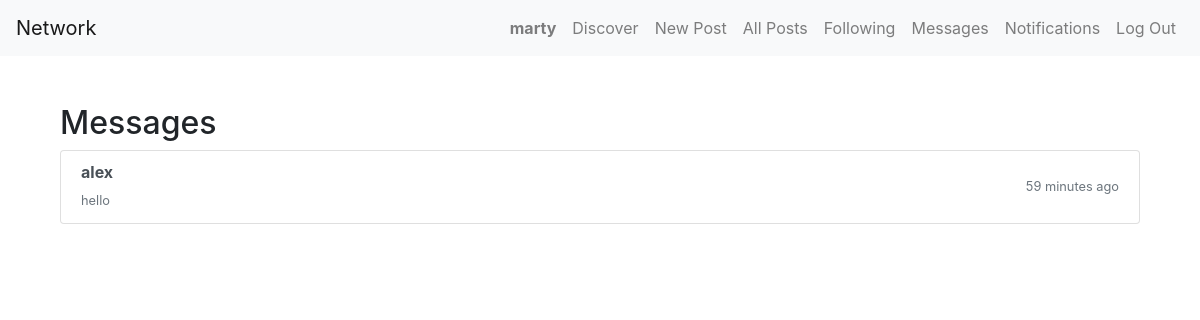
The app's page /messages/ (signed in) with its own data.
### network/models.py (models this page shows, shortened)
class User(AbstractUser):
    profile_picture = models.ImageField(upload_to='profile_pics/', null=True, blank=True)
    bio = models.TextField(max_length=500, blank=True)
    hidden_conversations = models.ManyToManyField('self', symmetrical=False, blank=True, related_name='hidden_by')  # this line

class Message(models.Model):
    sender = models.ForeignKey(User, on_delete=models.CASCADE, related_name='sent_messages')
    recipient = models.ForeignKey(User, on_delete=models.CASCADE, related_name='received_messages')
    content = models.TextField()
    timestamp = models.DateTimeField(auto_now_add=True)
    is_read = models.BooleanField(default=False)
    class Meta:
        ordering = ['-timestamp']

### network/views.py (the view)
# urls.py: path("messages/", views.messages_inbox, name="messages_inbox"),
@login_required
def messages_inbox(request):
    conversations = []
    sent = request.user.sent_messages.values('recipient').distinct()
    received = request.user.received_messages.values('sender').distinct()
    users = set()
    for s in sent:
        users.add(s['recipient'])
    for r in received:
        users.add(r['sender'])
    for u in users:
        other_user = User.objects.get(id=u)
        if request.user.hidden_conversations.filter(id=other_user.id).exists():
            continue
        latest = Message.objects.filter(
            (Q(sender=request.user) & Q(recipient=other_user)) |
            (Q(sender=other_user) & Q(recipient=request.user))
        ).first()
        unread = Message.objects.filter(sender=other_user, recipient=request.user, is_read=False).count()
        conversations.append({
            'user': other_user,
            'latest_message': latest,
            'unread_count': unread
        })
    return render(request, "network/messages/messages_inbox.html", {'conversations': conversations})

### network/context_processors.py (called while the page is built)
def unread_counts(request):
    if request.user.is_authenticated:
        unread_messages = request.user.received_messages.filter(is_read=False).count()
        unread_notifications = request.user.notifications.filter(
            is_read=False
        ).exclude(
            verb__icontains="message"  # Exclude any notification about messages
        ).count()
        return {
            'unread_messages_count': unread_messages,
            'unread_notifications_count': unread_notifications,
        }
    return {}

### network/templates/network/messages/messages_inbox.html (shortened to what this page needs)
{% extends "network/layout.html" %}
{% block body %}
    <div class="container mt-5">
        <h2>Messages</h2>
        {% if conversations %}
            <div class="list-group">
                {% for conv in conversations %}
                    <a href="{% url 'conversation' conv.user.username %}" class="list-group-item list-group-item-action d-flex justify-content-between align-items-center">
                        <div>
                            <h6 class="mb-1">
                                <strong>{{ conv.user.username }}</strong>
                            </h6>
                            <small class="text-muted">
                                {{ conv.latest_message.content|truncatewords:10|default:"No messages yet" }}
                            </small>
                        </div>
                        <small class="text-muted">{{ conv.latest_message.timestamp|timesince }} ago</small>
                    </a>
                {% endfor %}
            </div>
        {% else %}
            <div class="alert alert-info text-center py-5">
                <h5>No messages yet</h5>
                <p>Send a message to someone from their profile to start a conversation.</p>
            </div>
        {% endif %}
    </div>
{% endblock %}

### network/templates/network/layout.html (shortened to what this page needs)
{% load static %}
<!DOCTYPE html>
<html lang="en">
<head>
    <link rel="stylesheet" href="https://stackpath.bootstrapcdn.com/bootstrap/4.4.1/css/bootstrap.min.css">
    <link href="{% static 'network/styles.css' %}" rel="stylesheet">
    <link rel="stylesheet" href="https://cdnjs.cloudflare.com/ajax/libs/font-awesome/6.5.0/css/all.min.css">
    <link rel="stylesheet" href="https://cdnjs.cloudflare.com/ajax/libs/font-awesome/6.5.0/css/all.min.css" />
</head>
<body>
    <nav class="navbar navbar-expand-lg navbar-light bg-light">
        <a class="navbar-brand" href="{% url 'index' %}">Network</a>
        <div class="collapse navbar-collapse" id="navbarNav">
            <ul class="navbar-nav ml-auto">
                {% if user.is_authenticated %}
                    <li class="nav-item">
                        <a class="nav-link" href="{% url 'profile' user.username %}">
                            <strong>{{ user.username }}</strong>
                        </a>
                    </li>
                    <li class="nav-item">
                        <a class="nav-link" href="{% url 'discover_users' %}">Discover</a>
                    </li>
                    <li class="nav-item">
                         <a class="nav-link" href="{% url 'new_post' %}">New Post</a>
                    </li>
                    <li class="nav-item">
                        <a class="nav-link" href="{% url 'all_posts' %}">All Posts</a>
                    </li>
                    <li class="nav-item">
                        <a class="nav-link" href="{% url 'following' %}">Following</a>
                    </li>
                    <li class="nav-item position-relative">
                        <a class="nav-link" href="{% url 'messages_inbox' %}">
                            Messages
                        </a>
                    </li>
                    <li class="nav-item position-relative">
                        <a class="nav-link" href="{% url 'notifications' %}">
                            Notifications
                        </a>
                    </li>
                    <li class="nav-item">
                        <a class="nav-link" href="{% url 'logout' %}">Log Out</a>
                    </li>
                {% endif %}
            </ul>
        </div>
    </nav>
    <main class="container my-4">
        {% block body %}
        {% endblock %}
    </main>
</body>
</html>

### records on screen
User: username "marty"
User: user.username "alex", latest_message.content "hello", latest_message.timestamp "59 minutes"
